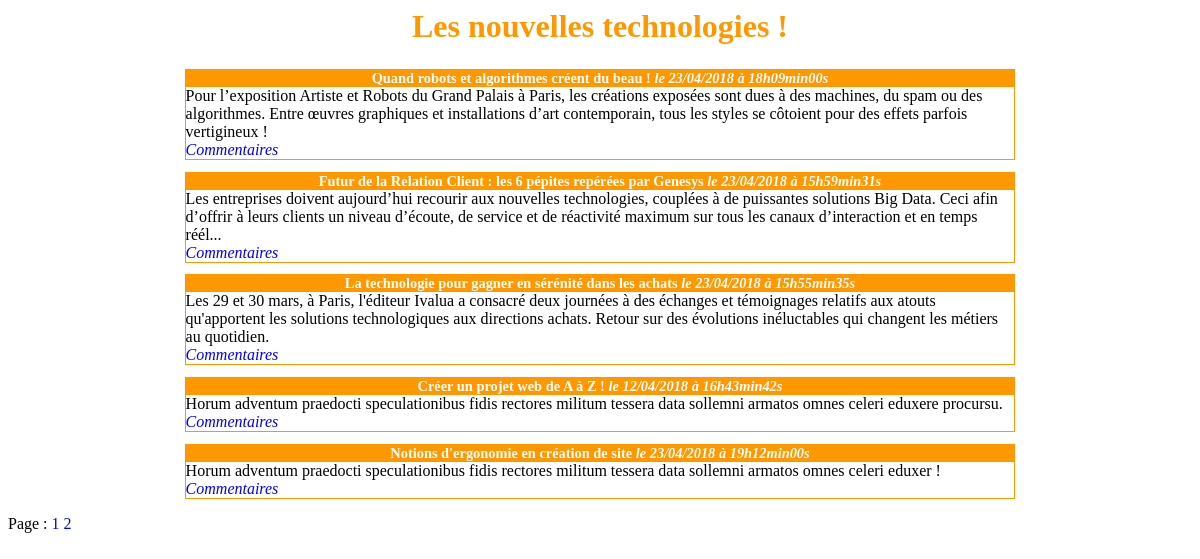
The page / on the database its author committed.
### tables this page shows
CREATE TABLE IF NOT EXISTS `posts` (
  `id` int(11) NOT NULL AUTO_INCREMENT,
  `title` varchar(255) NOT NULL,
  `content` text NOT NULL,
  `creation_date` datetime NOT NULL,
  PRIMARY KEY (`id`)
);

### controller/frontend.php (called while the page is built, shortened)
<?php
require_once('model\PostManager.php');
function listPosts()
{
    $postManager = new \TP_MVC\Blog\Model\PostManager();
    $posts = $postManager->getPosts();
    $nbPages = $postManager->getNbPages();
    require ('\view\frontend\listPostsView.php');
}

### model/postManager.php (called while the page is built, shortened)
<?php
class PostManager extends Manager
{
    public function getPosts()
    {
        $db = $this->dbConnect();
        if(isset($_GET['page'])){
            $req = $db->query('SELECT id, title, content, DATE_FORMAT(creation_date, \'%d/%m/%Y à %Hh%imin%ss\') AS creation_date_fr FROM posts ORDER BY id DESC LIMIT '.(($_GET['page']-1)*5).',5') or die(print_r($db->errorInfo()));
        }else{
            $req = $db->query('SELECT id, title, content, DATE_FORMAT(creation_date, \'%d/%m/%Y à %Hh%imin%ss\') AS creation_date_fr FROM posts ORDER BY id DESC LIMIT 0, 5');
        }
        return $req;
    }
    public function getNbPages(){
        $db = $this->dbConnect();
        $selectCount = $db->query('SELECT COUNT(*) AS nb_posts FROM posts');
        $count = $selectCount->fetch();
        return $count['nb_posts']/5;
    }
}

### view/frontend/listPostsView.php (the view, shortened to what this page needs)
<h1>Les nouvelles technologies !</h1>
<?php
    while($data = $posts->fetch()){
?>
        <div class="news">
            <h3>
                <?= htmlspecialchars($data['title']) ?>
                <em>le <?= $data['creation_date_fr'] ?></em>
            </h3>
            <p>
                <?= nl2br(htmlspecialchars($data['content'])) ?>
                <br />
                <em><a href="index.php?action=Viewpost&amp;id=<?= $data['id'] ?>">Commentaires</a></em>
            </p>
        </div>
    <?php
    }
    ?>
    <p>Page :
        <?php for($looper = 0; $looper <= $nbPages; $looper++){
?>
    <a href="index.php?action=listPosts&page=<?= $looper+1 ?>">
        <?= $looper+1 ?>
    </a>
<?php
    }
?>
    </p>
<?php require'template.php'; ?>

### public/css/style.css (style rules this page uses)
h1, h3 { text-align:center; margin: 0 0 0 0; }
h1 { color: #ff9800; margin-bottom: 2%; }
h3 { background-color:#ff9800; color:white; font-size:0.9em; margin-bottom:0px; }
.news p { background-color:#FFF; margin: auto; }
.news { width:70%; margin: auto; margin-bottom: 1%; border: 1px solid #ff9800; }
a { text-decoration: none; color: blue; }

### rows shown on the page
posts: title "Quand robots et algorithmes créent du beau !", creation_date_fr "23/04/2018 à 18h09min00s", content "Pour l’exposition Artiste et Robots du Grand Palais à Paris, les créations exposées sont dues à des machines, du spam ou des algorithmes. Entre œuvres graphiques et installations d’art contemporain, tous les styles se côtoient pour des effets parfois vertigineux !"
posts: title "Futur de la Relation Client : les 6 pépites repérées par Genesys", creation_date_fr "23/04/2018 à 15h59min31s", content "Les entreprises doivent aujourd’hui recourir aux nouvelles technologies, couplées à de puissantes solutions Big Data. Ceci afin d’offrir à leurs clients un niveau d’écoute, de service et de réactivité maximum sur tous les canaux d’interaction et en temps réél..."
posts: title "La technologie pour gagner en sérénité dans les achats", creation_date_fr "23/04/2018 à 15h55min35s", content "Les 29 et 30 mars, à Paris, l'éditeur Ivalua a consacré deux journées à des échanges et témoignages relatifs aux atouts qu'apportent les solutions technologiques aux directions achats. Retour sur des évolutions inéluctables qui changent les métiers au quotidien."
posts: title "Créer un projet web de A à Z !", creation_date_fr "12/04/2018 à 16h43min42s", content "Horum adventum praedocti speculationibus fidis rectores militum tessera data sollemni armatos omnes celeri eduxere procursu."
posts: title "Notions d'ergonomie en création de site", creation_date_fr "23/04/2018 à 19h12min00s", content "Horum adventum praedocti speculationibus fidis rectores militum tessera data sollemni armatos omnes celeri eduxer !"
